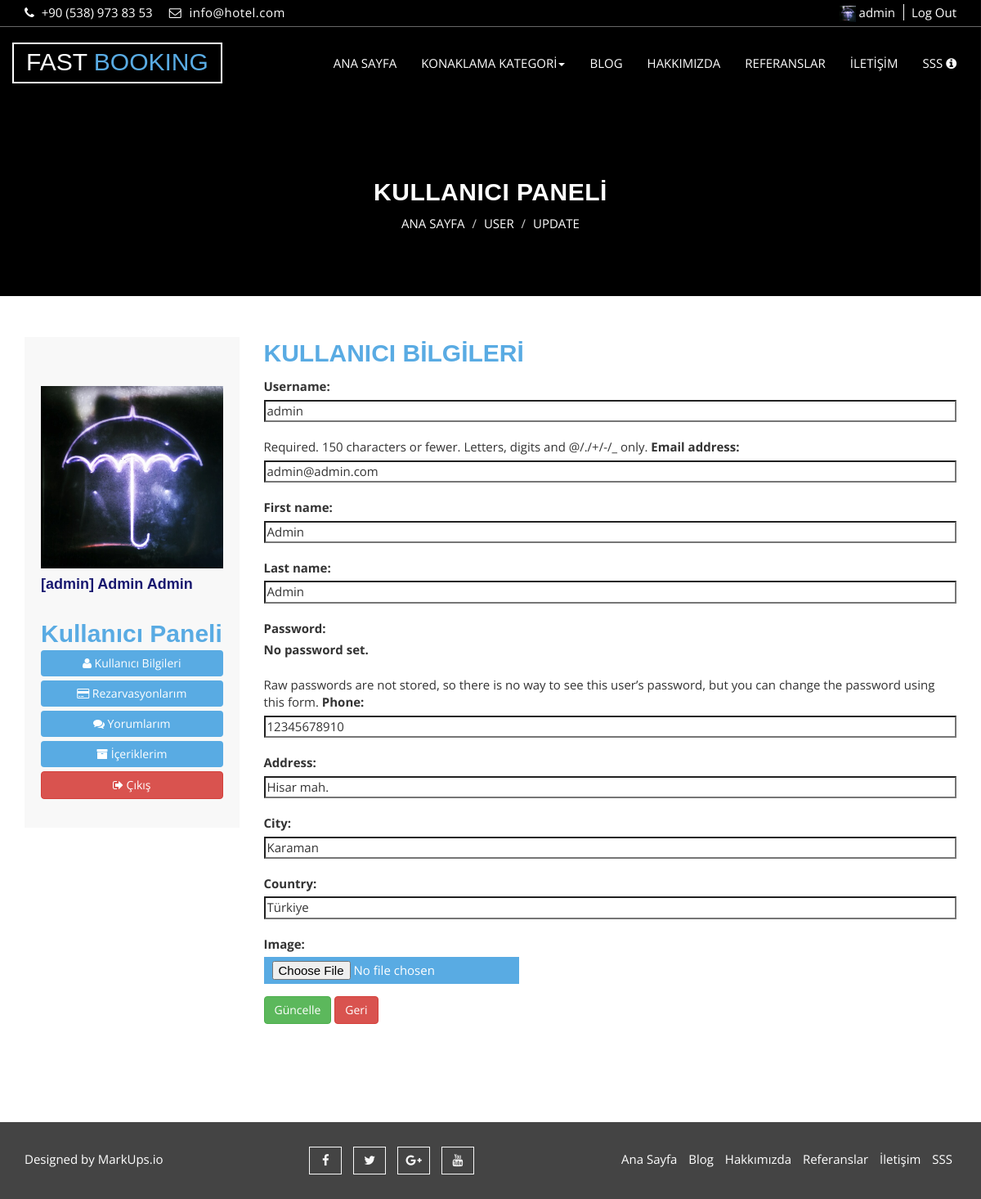
Screenshot of /user/update/ (signed in) with the database file from the repository.
### home/models.py (models this page shows, shortened)
class Settings(models.Model):
    STATUS = (
        ('True', 'Evet'),
        ('False', 'Hayır'),
    )
    title = models.CharField(max_length=150)
    keywords = models.CharField(max_length=255)
    description = models.CharField(max_length=255)
    company = models.CharField(max_length=255)
    address = models.TextField(blank=True, max_length=255)
    phone = models.CharField(blank=True, max_length=255)
    fax = models.CharField(blank=True, max_length=255)
    email = models.CharField(blank=True, max_length=255)
    smtpserver = models.CharField(max_length=20)
    smtpemail = models.CharField(max_length=20)
    smtppassword = models.CharField(max_length=10)
    smtpport = models.CharField(max_length=5)
    icon = models.ImageField(blank=True, upload_to='images/')
    facebook = models.CharField(blank=True, max_length=50)
    instagram = models.CharField(blank=True, max_length=50)
    twitter = models.CharField(blank=True, max_length=50)
    aboutus = RichTextUploadingField(blank=True)
    references = RichTextUploadingField(blank=True)
    contact = RichTextUploadingField(blank=True)
    status = models.CharField(max_length=10, choices=STATUS)
    create_at = models.DateTimeField(auto_now_add=True)
    update_at = models.DateTimeField(auto_now=True)

class UserProfile(models.Model):
    user = models.OneToOneField(User, on_delete=models.CASCADE)
    phone = models.CharField(blank=True, max_length=20)
    address = models.CharField(blank=True, max_length=20)
    city = models.CharField(blank=True, max_length=20)
    country = models.CharField(blank=True, max_length=20)
    image = models.ImageField(blank=True, upload_to='images/users/', default='images/users/user.png')
    def username(self):
        return '[' + self.user.username + '] ' + self.user.first_name + ' ' + self.user.last_name
    def image_tag(self):
        return mark_safe('<img src="{}" height="50"/>'.format(self.image.url))
    image_tag.short_descripton = 'Image'

### user/views.py (the view)
# urls.py: path('update/', views.update, name='update'),
@login_required(login_url='/login')
def update(request):
    if request.method == 'POST':
        user_form = UserUpdateForm(request.POST, instance=request.user)
        profile_form = ProfileUpdateForm(request.POST, request.FILES, instance=request.user.userprofile)
        if user_form.is_valid() and profile_form.is_valid():
            user_form.save()
            profile_form.save()
            messages.success(request, 'Hesabın başarıyla güncellendi.')
            return redirect('/user')
    else:
        setting = Settings.objects.get(pk=1)
        category = Category.objects.all()
        user_form = UserUpdateForm(instance=request.user)
        profile_form = ProfileUpdateForm(instance=request.user.userprofile)
        context = {
            'setting': setting,
            'category': category,
            'user_form': user_form,
            'profile_form': profile_form,
        }
        return render(request, 'user_update.html', context)

### user/forms.py
class UserUpdateForm(UserChangeForm):
    class Meta:
        model = User
        fields = ('username', 'email', 'first_name', 'last_name')
        widgets = {
            'username': TextInput(attrs={'class': 'table', 'placeholder': 'username'}),
            'email': EmailInput(attrs={'class': 'table', 'placeholder': 'email'}),
            'first_name': TextInput(attrs={'class': 'table', 'placeholder': 'first_name'}),
            'last_name': TextInput(attrs={'class': 'table', 'placeholder': 'last_name'}),
        }

class ProfileUpdateForm(forms.ModelForm):
    class Meta:
        model = UserProfile
        fields = ('phone', 'address', 'city', 'country', 'image')
        widgets = {
            'phone': TextInput(attrs={'class': 'table', 'placeholder': 'phone'}),
            'address': TextInput(attrs={'class': 'table', 'placeholder': 'address'}),
            'city': TextInput(attrs={'class': 'table', 'placeholder': 'city'}),
            'country': TextInput(attrs={'class': 'table', 'placeholder': 'country'}),
            'image': FileInput(attrs={'class': 'aa-secondary-btn', 'placeholder': 'image'}),
        }

### user/templates/user_update.html (shortened to what this page needs)
{% extends "homebase.html" %}
{% block menu %}
    {% include "menu.html" %}
{% endblock %}
{% block slider %}
    <section id="aa-property-header">
        <div class="container">
            <div class="row">
                <div class="col-md-12">
                    <div class="aa-property-header-inner">
                        <h2>KULLANICI PANELİ</h2>
                        <ol class="breadcrumb">
                            <li><a href="/">Ana Sayfa</a></li>
                            <li class="active">user</li>
                            <li class="active">UPDATE</li>
                        </ol>
                    </div>
                </div>
            </div>
        </div>
    </section>
{% endblock %}
{% block content %}
    <section id="aa-blog">
        <div class="container">
            <div class="row">
                <div class="col-md-12">
                    <div class="aa-blog-area">
                        <div class="row">
                            <div class="col-md-3">
                                {% include 'user_panel.html' %}
                            </div>
                            <div class="col-md-9">
                                <h2>KULLANICI BİLGİLERİ</h2>
                                <div class="table table-condensed" style="margin-top: 10px; ">
                                    <form method="POST" enctype="multipart/form-data">
                                        <fieldset class="form-group">
                                            {{ user_form.as_table }}
                                            {{ profile_form.as_table }}
                                        </fieldset>
                                        <div class="form-submit">
                                            <button class="btn btn-success" type="submit" >Güncelle</button>
                                             <a class="btn btn-danger" href="/user/">Geri</a>
                                        </div>
                                    </form>
                                </div>
                            </div>
                        </div>
                    </div>
                </div>
            </div>
        </div>
    </section>
{% endblock %}
{% block footer %}
    {% include 'footer.html' %}
{% endblock %}

### home/templates/header.html
{% load static %}
<header id="aa-header">
    <div class="container">
        <div class="row">
            <div class="col-md-12">
                <div class="aa-header-area">
                    <div class="row">
                        <div class="col-md-6 col-sm-6 col-xs-6">
                            <div class="aa-header-left">
                                <div class="aa-telephone-no">
                                    <span class="fa fa-phone"></span>
                                    {{ setting.phone }}
                                </div>
                                <div class="aa-email hidden-xs">
                                    <span class="fa fa-envelope-o"></span> {{ setting.email }}
                                </div>
                            </div>
                        </div>
                        <div class="col-md-6 col-sm-6 col-xs-6">
                            <div class="aa-header-right">
                                {% if user.id %}
                                    <img src="{{ request.user.userprofile.image.url }}" height="20 px"/>
                                    <a href="/user/" class="aa-register">{{ request.user.username }}</a>
                                    <a href="/logout/" class="aa-login">Log Out</a>
                                {% else %}
                                    <a href="/register/" class="aa-register">Register</a>
                                    <a href="/login/" class="aa-login">Login</a>
                                {% endif %}
                            </div>
                        </div>
                    </div>
                </div>
            </div>
        </div>
    </div>
</header>

### user/templates/user_panel.html
<aside class="aa-blog-sidebar">
    <div class="aa-blog-sidebar-single">
        <div class="aa-banner-ads">
            <a href="#">
                <img src="{{ request.user.userprofile.image.url }}" alt="profile_picture">
            </a>
            <h4 style="color: midnightblue;"><b>{{ request.user.userprofile.username }}</b></h4>
        </div>
    </div>
    <div class="aa-blog-sidebar-single">
        <h2>Kullanıcı Paneli</h2>
        <ul class="ui-menu">
            <li><a class="btn aa-secondary-btn" style="width: 100%" href="/user/"><i class="fa fa-user"></i> Kullanıcı Bilgileri</a></li>
            <li><a class="btn aa-secondary-btn" style="width: 100%" href="/user/reservations/"><i class="fa fa-credit-card"></i> Rezarvasyonlarım</a></li>
            <li><a class="btn aa-secondary-btn" style="width: 100%" href="/user/comments/"><i class="fa fa-comments"></i> Yorumlarım</a></li>
            <li><a class="btn aa-secondary-btn" style="width: 100%" href="/user/contents/"><i class="fa fa-archive"></i> İçeriklerim</a></li>
            <li><a class="btn btn-danger" style="width: 100%" href="/logout/"><i class="fa fa-sign-out"></i> Çıkış</a></li>
        </ul>
    </div>
</aside>

### home/static/css/theme-color/default-theme.css (style rules this page uses)
h2 { color: #59abe3; }
.aa-secondary-btn { background-color: #59abe3; }
#aa-property-header .aa-property-header-inner .breadcrumb li.active { color: #59abe3; }

### rows the page displays
Settings: phone "+90 (538) 973 83 53", email "info@hotel.com"
UserProfile: phone "12345678910", address "Hisar mah.", city "Karaman", country "Türkiye"

### other values shown
{{ request.user.username }} "admin"
{{ request.user.userprofile.username }} "[admin] Admin Admin"
